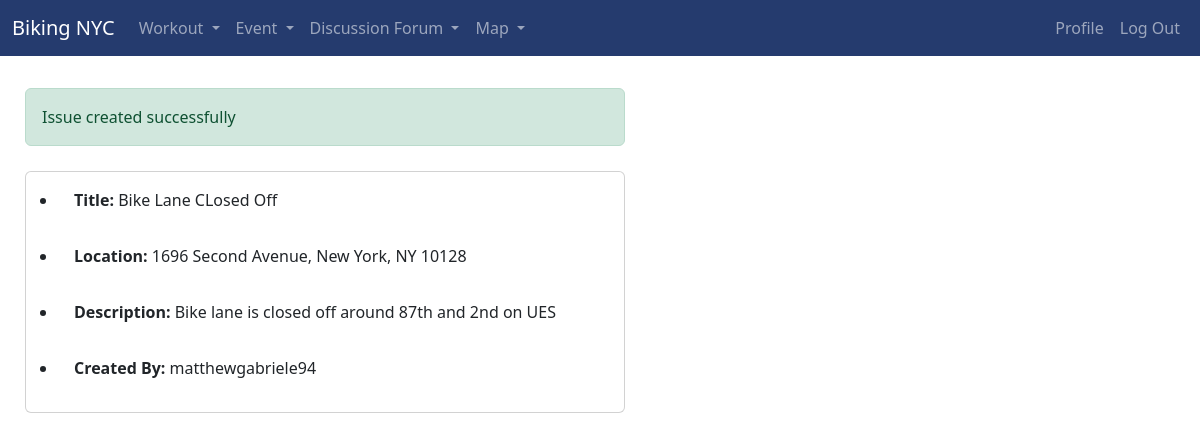
Screenshot of /post_issue/success (signed in) with the database file from the repository.
### bikingapp/models.py (models this page shows, shortened)
class Issue(models.Model):
    title = models.CharField(max_length=100)
    content = models.TextField()
    author = models.CharField(max_length=100, default="user")
    location = models.CharField(max_length=100, default="NYU Tandon")
    date = models.DateField(default=timezone.now)

### bikingapp/views.py (the view)
# urls.py: path("post_issue/success", views.issue_success),
@login_required
def issue_success(request):
    obj = models.Issue.objects.order_by("id").latest("id")
    context = {"obj1": obj}
    return render(request, "issue_success.html", context)

### bikingapp/models.py (called while the page is built)
    def __str__(self):
        return self.username

### bikingapp/templates/issue_success.html (shortened to what this page needs)
<!DOCTYPE html>
<html lang="en">
<head>
  <link href="https://cdn.jsdelivr.net/npm/bootstrap@5.2.2/dist/css/bootstrap.min.css" rel="stylesheet"
 />
  <link rel="stylesheet" href="https://cdn.jsdelivr.net/npm/bootstrap-icons@1.9.1/font/bootstrap-icons.css" />
</head>
<body>
  {% extends 'base.html' %} {% block content %}
  <div style="margin-top: 4vh">
    <div class="col">
      <div class="alert alert-success col-lg-6" role="alert" style="margin-left: 25px">
        Issue created successfully
      </div>
      <div class="card col-lg-6" style="margin: 25px">
        <ul>
          <li class="card-body"><b>Title:</b> {{obj1.title}}</li>
          <li class="card-body"><b>Location:</b> {{obj1.location}}</li>
          <li class="card-body"><b>Description:</b> {{obj1.content}}</li>
          <li class="card-body"><b>Created By:</b> {{obj1.author}}</li>
        </ul>
      </div>
    </div>
  </div>
  {% endblock content %}

### rows the page displays
Issue: title "Bike Lane CLosed Off", location "1696 Second Avenue, New York, NY 10128", content "Bike lane is closed off around 87th and 2nd on UES", author "matthewgabriele94"
